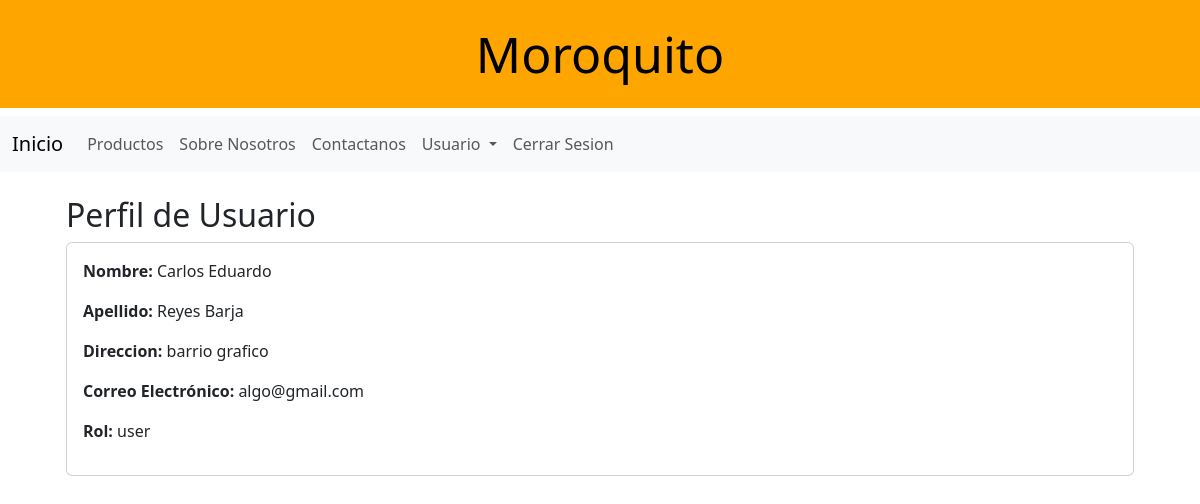
Page /profile/algo@gmail.com (signed in) on the committed database.
### models/usuario_model.py (models this page shows, shortened)
class Usuarios(UserMixin, db.Model):
    __tablename__ = "usuarios"
    email = db.Column(db.String(200), primary_key=True)
    first_name = db.Column(db.String(50), nullable=False)
    last_name = db.Column(db.String(50), nullable=False)
    password_hash = db.Column(db.String(128), nullable=False)
    direction = db.Column(db.String(200), nullable=False)
    celphone = db.Column(db.String(15), nullable=False)
    role = db.Column(db.String(50), nullable=False, default="user")
    @staticmethod
    def get_user_by_email(email):
        return Usuarios.query.filter_by(email=email).first()
    def has_role(self, role):
        return self.role == role

### controllers/usuario_controller.py (the view)
@user_bp.route("/profile/<string:id>")
@login_required
def profile(id):
    user:Usuarios = Usuarios.get_user_by_email(id)
    return usuario_view.perfil(user)

### run.py (called while the page is built)
@login_manager.user_loader
def load_user(user_email):
    return Usuarios.query.get((user_email))

### views/usuario_view.py (called while the page is built)
def perfil(user):
    return render_template(
        "profile.html",
        title="Perfil de usuario",
        current_user=current_user, user=user
    )

### templates/profile.html
{% extends 'base.html' %}
{% block content %}
<div class="m-4">
    <h2 class="subtitle is-2">Perfil de Usuario</h2>
    <div class="card">
        <div class="card-content">
            <div class="content p-3">
                <p><strong>Nombre:</strong> {{ user.first_name }}</p>
                <p><strong>Apellido:</strong> {{ user.last_name }}</p>
                <p><strong>Direccion:</strong> {{ user.direction }}</p>
                <p><strong>Correo Electrónico:</strong> {{ user.email }}</p>
                <p><strong>Rol:</strong> {{ user.role }}</p>
            </div>
        </div>
    </div>
</div>
{% endblock %}

### rows in the picture
Usuarios: first_name "Carlos Eduardo", last_name "Reyes Barja", direction "barrio grafico", email "algo@gmail.com", role "user"
